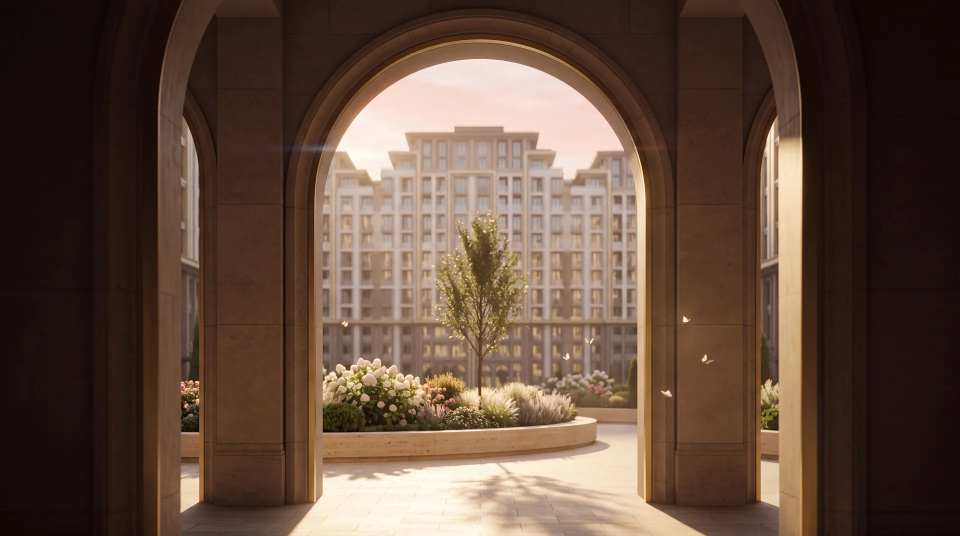
#> input picture assets/img/arch-arch-1920.webp, 1920 x 1072 px, given in place of PhysCamera039(2)-03 (1).png, which was not available (shown at 1/2 size)
$ python make-hero-aerial.py
#> lines starting #> are read from the running program, lines starting #| are printed output that depends on the picture; pictures that were not available may be replaced by others from this repository, and a replacement may not be noted
# -*- coding: utf-8 -*-
"""Первый экран v3: кадры из аэро-рендера квартала.

Исходник — PhysCamera039(2)-03 (1).png, 13210x7430 (дневной свет, вид сверху).
Из него делаются три ширины для широких экранов и вертикальный кроп для телефона.
Запуск: python tools/make-hero-aerial.py
"""
import os
from PIL import Image

Image.MAX_IMAGE_PIXELS = None

SRC = r'D:\Claude Code\_materials\new\PhysCamera039(2)-03 (1).png'
OUT = os.path.join(os.path.dirname(os.path.dirname(os.path.abspath(__file__))), 'assets', 'img')

def save(im, name, w, quality=82):
    h = round(im.height * w / im.width)
    im.resize((w, h), Image.LANCZOS).save(os.path.join(OUT, name), 'WEBP', quality=quality, method=6)
    print(f'  {name}  {w}x{h}')

def main():
    src = Image.open(SRC).convert('RGB')
#> src is the input picture: PIL image 1920x1072 RGB; mean R, G, B 96.3, 74.2, 60.4
    print('исходник', src.size)
#| исходник (1920, 1072)

    # широкий кадр: исходник уже 16:9, режем только лишние поля сверху
    wide = src.crop((0, 0, src.width, round(src.width * 9 / 16)))
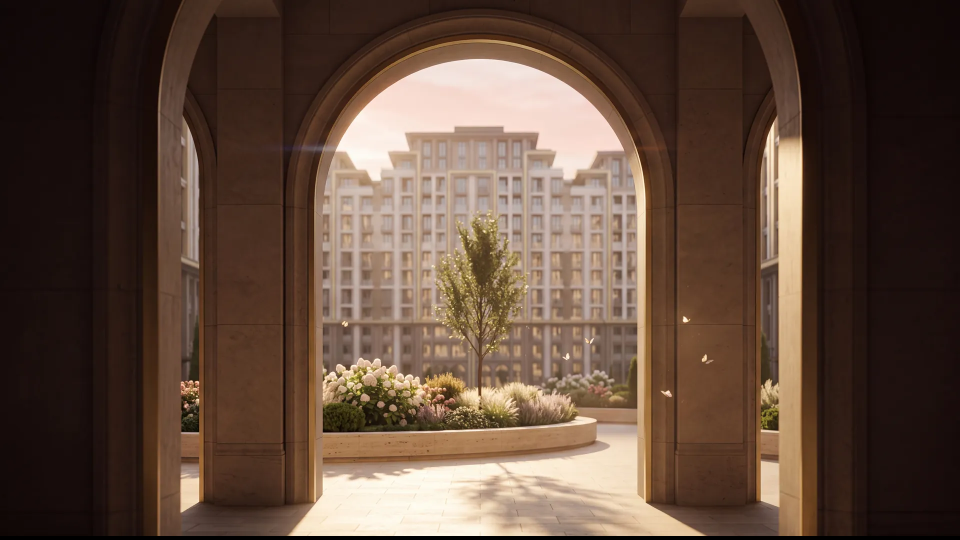
#> wide: PIL image 1920x1080 RGB (shown at 1/2 size); mean R, G, B 95.6, 73.7, 59.9
    for w in (1280, 1920, 2560):
        save(wide, f'hero-aerial-{w}.webp', w)
#> this loop made 3 passes
#> pass 1, in save, `im.resize((w, h), Image.LANCZOS).save(os.path.join(OUT, name), 'WEBP',..`:
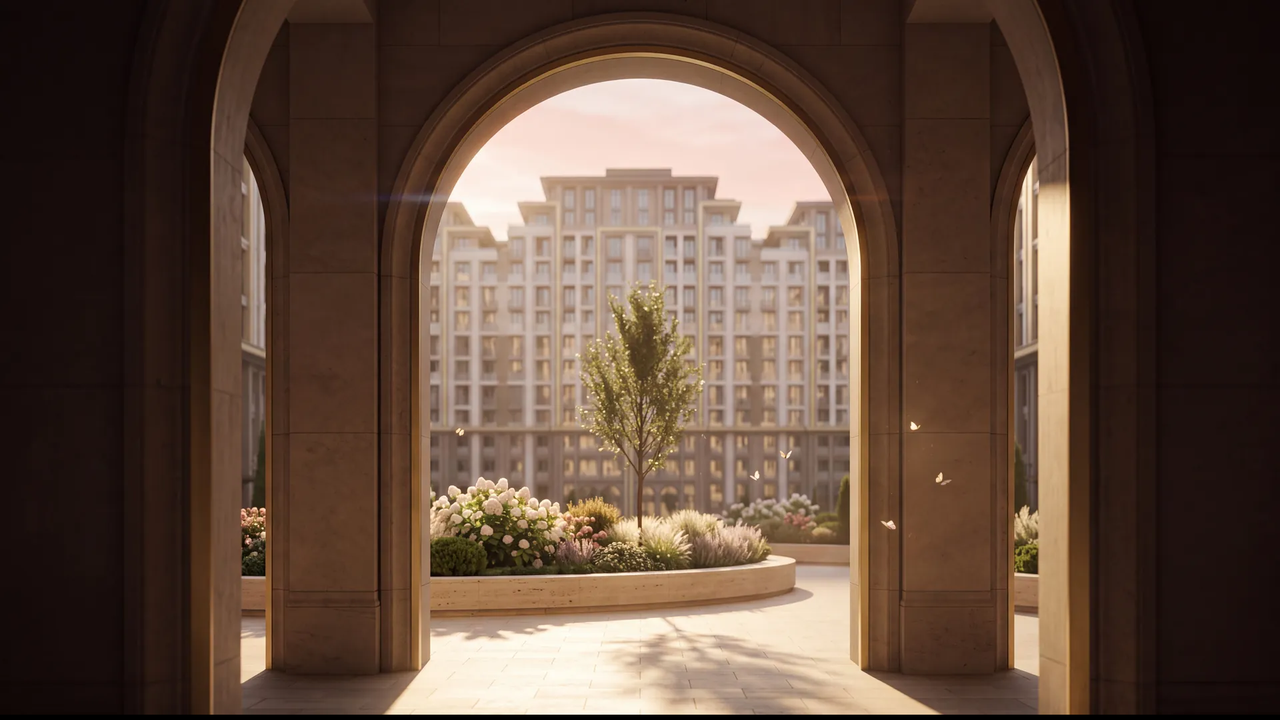
#> saved as hero-aerial-1280.webp: PIL image 1280x720 RGB; mean R, G, B 95.6, 73.7, 59.9

    # телефон: вертикальный кроп по центру двора
    ph_w = round(src.height * 9 / 16)
#> ph_w = 603
    x0 = (src.width - ph_w) // 2
#> x0 = 658
    save(src.crop((x0, 0, x0 + ph_w, src.height)), 'hero-aerial-portrait-1080.webp', 1080)
#> call 4 of save, with name = 'hero-aerial-portrait-1080.webp', w = 1080, quality = 82
#> in save (call 4), `im.resize((w, h), Image.LANCZOS).save(os.path.join(OUT, name), 'WEBP',..`:
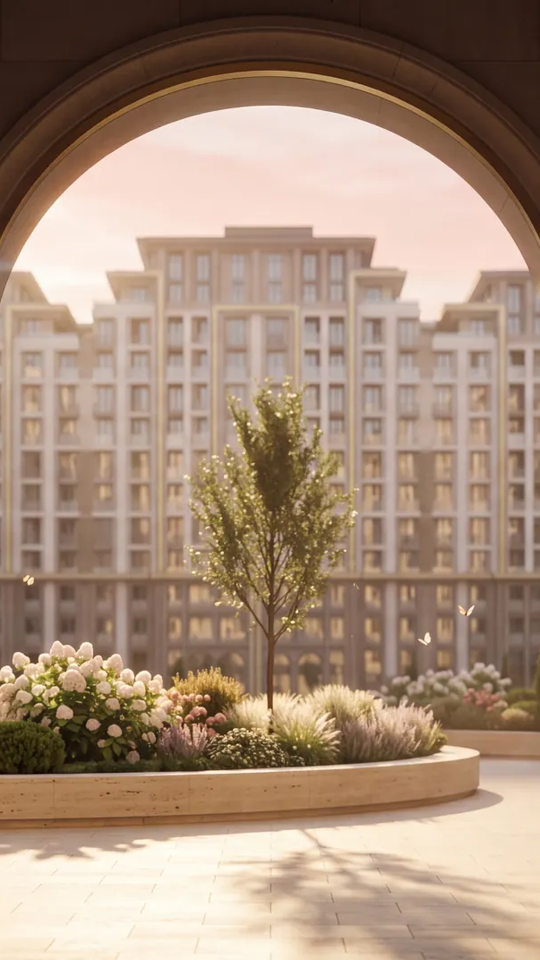
#> saved as hero-aerial-portrait-1080.webp: PIL image 1080x1920 RGB (shown at 1/2 size); mean R, G, B 166.2, 141.1, 121.2
#> in save (call 4), `im.resize((w, h), Image.LANCZOS).save(os.path.join(OUT, name), 'WEBP',..`:
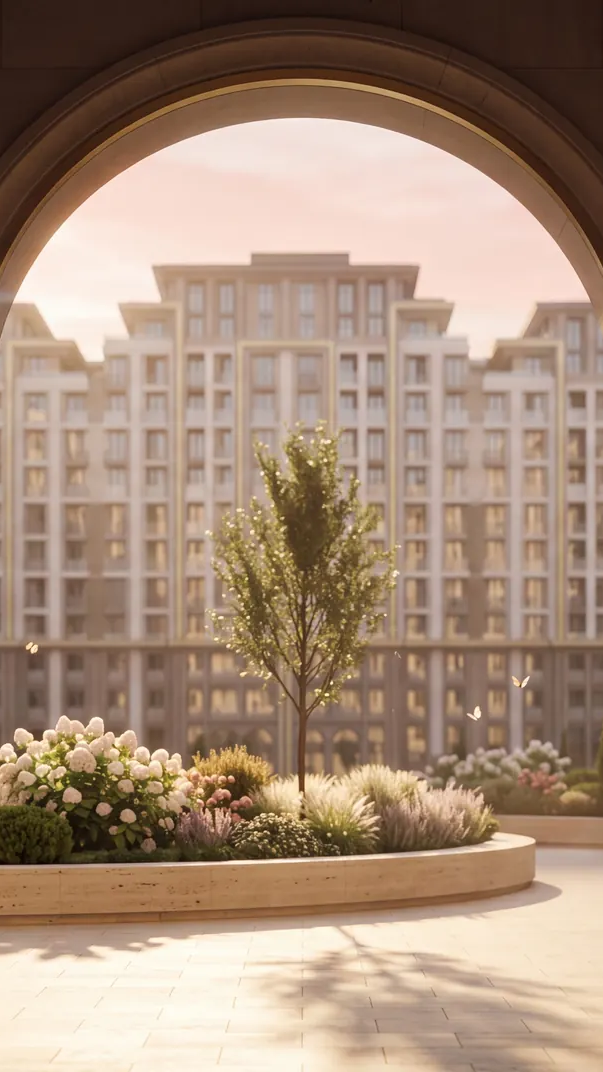
#> im: PIL image 603x1072 RGB; mean R, G, B 166.2, 141.1, 121.2
#|   hero-aerial-portrait-1080.webp  1080x1920

if __name__ == '__main__':
    main()

$ run again, on assets/img/arch-arch-sv-900.webp
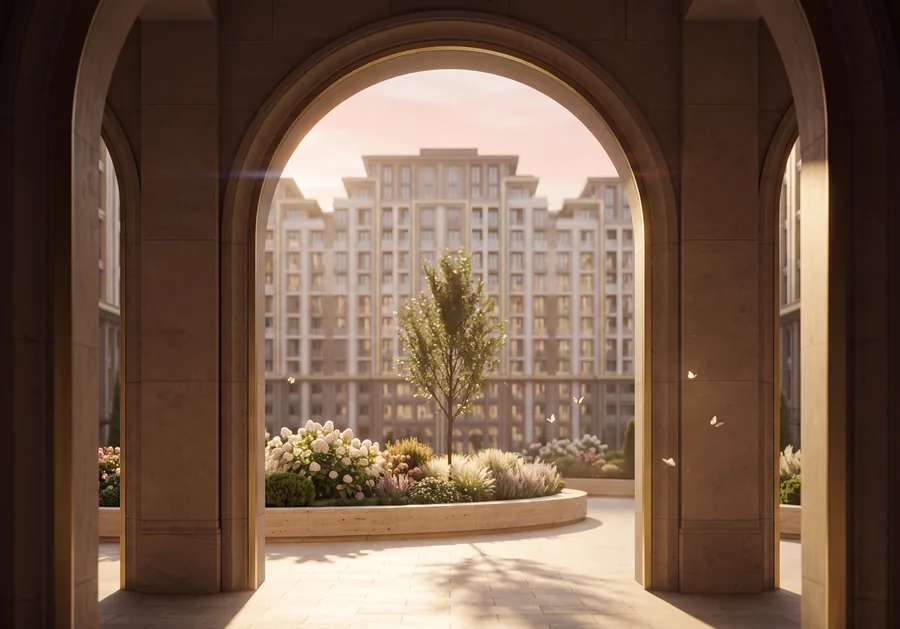
#> input picture assets/img/arch-arch-sv-900.webp, 900 x 629 px, given in place of PhysCamera039(2)-03 (1).png, which was not available
#> in main, src is the input picture: PIL image 900x629 RGB; mean R, G, B 114.8, 89.9, 72.9
#| исходник (900, 629)
#> in main, `wide = src.crop((0, 0, src.width, round(src.width * 9 / 16)))`:
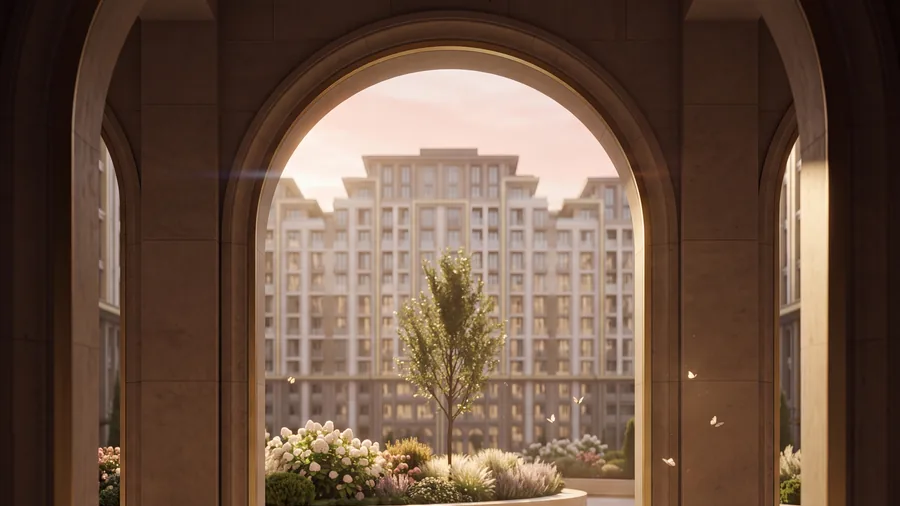
#> wide: PIL image 900x506 RGB; mean R, G, B 107.3, 82.8, 66.9
#> in save (call 4), `im.resize((w, h), Image.LANCZOS).save(os.path.join(OUT, name), 'WEBP',..`:
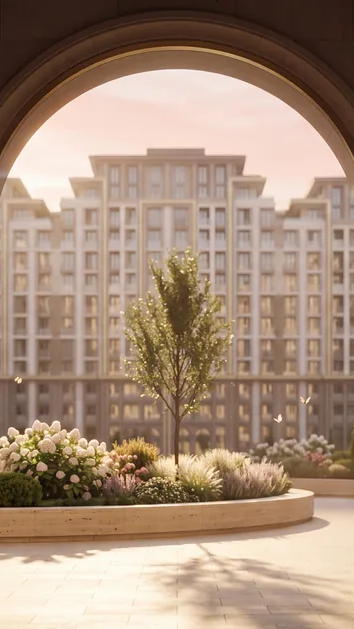
#> im: PIL image 354x629 RGB; mean R, G, B 166.2, 141.1, 121.3
#|   hero-aerial-portrait-1080.webp  1080x1919
